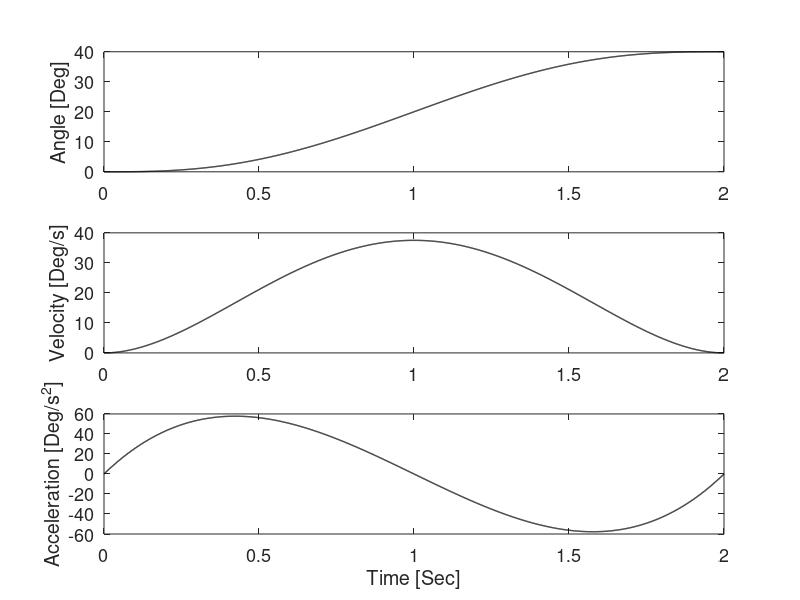

Here is the MATLAB script that generated this plot: (Note: this script raises an error after producing the figure.)
% This code is programmed by Sung Yul Shin (syshin0228@utexas.edu) for Robotics Modeling and Control course by Dr. James Sulzer from University of Texas at Austin 
clc
clear all
close all

% Sampling rate info
Hz = 1000;
dt = 1/ Hz;

% Given constraint variables
t0 = 0.0;
tf = 2.0;
q0 = 0.0;
qf = 40.0;
v0 = 0.0;
vf = 0.0;
alpha0 = 0.0;
alphaf = 0.0;

% Quintic Polynomial Coefficient Calculation
M = [1 t0 t0^2 t0^3 t0^4 t0^5; 0 1 2*t0 3*t0^2 4*t0^3 5*t0^4; 0 0 2 6*t0 12*t0^2 20*t0^3; 1 tf tf^2 tf^3 tf^4 tf^5; 0 1 2*tf 3*tf^2 4*tf^3 5*tf^4; 0 0 2 6*tf 12*tf^2 20*tf^3];
Val = [q0 v0 alpha0 qf vf alphaf]';
a = inv(M)*Val;

% Time
t = [0:1:tf*Hz]*dt;

% Quintic Polynomial Trajectory
q = a(1) + a(2)*t + a(3)*t.^2 + a(4)*t.^3 + a(5)*t.^4 + a(6)*t.^5;      % Position
dq = a(2) + 2*a(3)*t + 3*a(4)*t.^2 + 4*a(5)*t.^3 + 5*a(6)*t.^4;         % Velocity
ddq = 2*a(3) + 6*a(4)*t + 12*a(5)*t.^2 + 20*a(6)*t.^3 ;                    % Acceleration

figure(1)
set(gcf,'position',[0 10 600 700])
subplot(3,1,1)
plot(t,q,'k','linewidth',1)
hold on
ylabel('Angle [Deg]')
set(gca,'fontsize',13)
subplot(3,1,2)
plot(t,dq,'k','linewidth',1)
hold on
ylabel('Velocity [Deg/s]')
set(gca,'fontsize',13)
subplot(3,1,3)
plot(t,ddq,'k','linewidth',1)
hold on
ylabel('Acceleration [Deg/s^2]')
xlabel('Time [Sec]')
set(gca,'fontsize',13)

% Using function
[q_out, dq_out, ddq_out] = quintic_traj(t0, tf, q0, qf, v0, vf, alpha0, alphaf, Hz);

figure(1)
set(gcf,'position',[0 10 600 700])
subplot(3,1,1)
plot(t,q_out,'r:','linewidth',2)
ylabel('Angle [Deg]')
set(gca,'fontsize',13)
subplot(3,1,2)
plot(t,dq_out,'r:','linewidth',2)
ylabel('Velocity [Deg/s]')
set(gca,'fontsize',13)
subplot(3,1,3)
plot(t,ddq_out,'r:','linewidth',2)
ylabel('Acceleration [Deg/s^2]')
xlabel('Time [Sec]')
set(gca,'fontsize',13)

